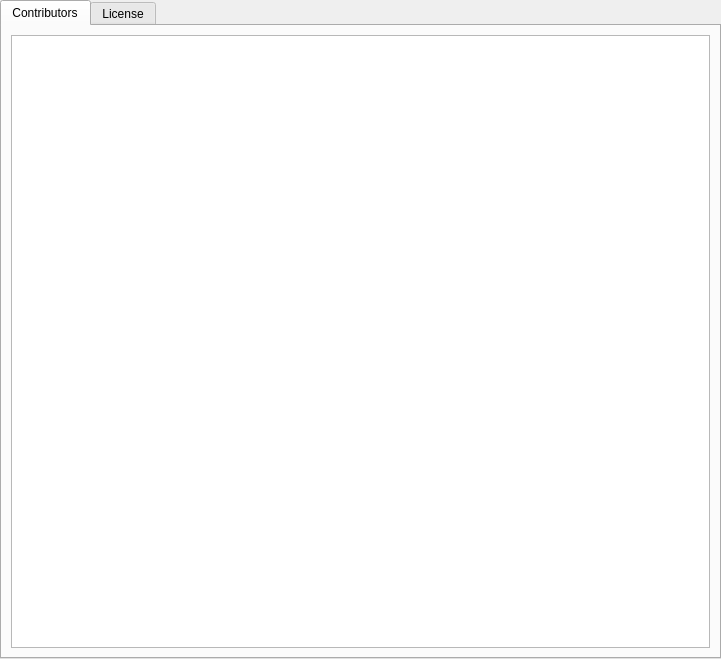
<?xml version="1.0" encoding="UTF-8"?>
<ui version="4.0">
 <class>TabWidget</class>
 <widget class="QTabWidget" name="TabWidget">
  <property name="geometry">
   <rect>
    <x>0</x>
    <y>0</y>
    <width>721</width>
    <height>659</height>
   </rect>
  </property>
  <property name="windowTitle">
   <string>About PINCE</string>
  </property>
  <property name="currentIndex">
   <number>0</number>
  </property>
  <widget class="QWidget" name="tab_Contributors">
   <attribute name="title">
    <string>Contributors</string>
   </attribute>
   <layout class="QGridLayout" name="gridLayout_2">
    <item row="0" column="0">
     <widget class="QTextBrowser" name="textBrowser_Contributors"/>
    </item>
   </layout>
  </widget>
  <widget class="QWidget" name="tab_License">
   <attribute name="title">
    <string>License</string>
   </attribute>
   <layout class="QGridLayout" name="gridLayout">
    <item row="0" column="0">
     <widget class="QTextBrowser" name="textBrowser_License"/>
    </item>
   </layout>
  </widget>
 </widget>
 <resources/>
 <connections/>
</ui>
